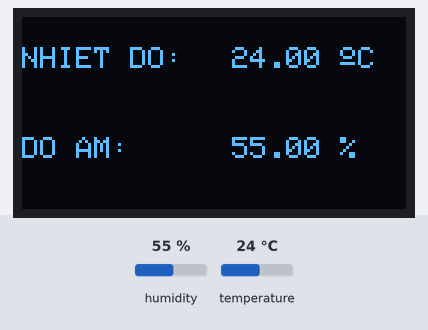
Bench run of a sketch on a simulated ESP32. Parts: 128×64 one-colour display. The inputs (shaded band) are chosen by the test bench; at power-on: humidity 55 %, temperature 24 °C.

Above: at 2.2 s.
2.3 s: humidity set to 22 %
At 3.8 s:
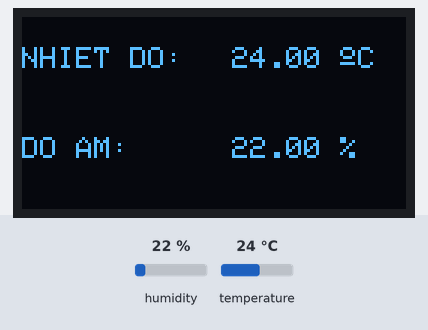
5.0 s: temperature set to 12 °C
At 6.0 s:
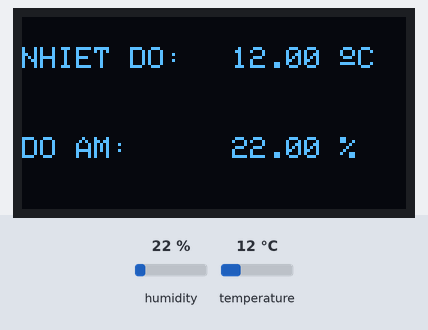
7.7 s: humidity set to 40 %
At 10.2 s:
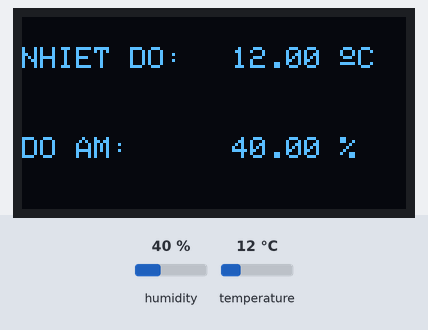
10.7 s: temperature set to 19 °C
Timing chart, 0 to 13.7 s (numbered marks = the images above; inputs shaded):
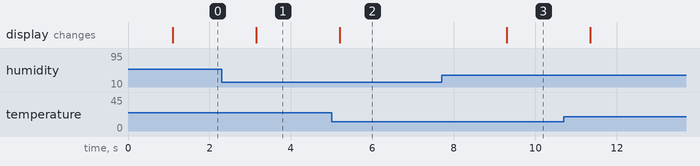

The sketch:

sketch_timeplace.ino
```cpp
// --- CÁC THƯ VIỆN CẦN THIẾT ---
#include <Adafruit_SSD1306.h> // Thư viện OLED bạn đã dùng thành công
#include <Wire.h>            // Thư viện giao tiếp I2C
#include "DHT.h"             // Thư viện cảm biến DHT của Adafruit

// --- CÀI ĐẶT CHO MÀN HÌNH OLED ---
#define SCREEN_WIDTH 128
#define SCREEN_HEIGHT 64
#define OLED_RESET     -1
#define SCREEN_ADDRESS 0x3C
#define OLED_SDA 14 // GPIO 14 (thường là chân D5)
#define OLED_SCL 12 // GPIO 12 (thường là chân D6)

// --- CÀI ĐẶT CHO CẢM BIẾN DHT ---
#define DHTPIN 13 // Chân D7 tương ứng GPIO 13
#define DHTTYPE DHT11

// --- KHỞI TẠO CÁC ĐỐI TƯỢNG ---
Adafruit_SSD1306 display(SCREEN_WIDTH, SCREEN_HEIGHT, &Wire, OLED_RESET);
DHT dht(DHTPIN, DHTTYPE);


// HÀM HIỂN THỊ OLED ĐÃ ĐƯỢC THIẾT KẾ LẠI CHO GỌN GÀNG
void handle_oled(float temp, float humi) {
  display.clearDisplay(); // Xóa màn hình trước khi vẽ

  // Dùng một cỡ chữ duy nhất là 1 cho tất cả để không bị tràn
  display.setTextSize(1);
  display.setTextColor(SSD1306_WHITE);

  // ---- Hiển thị Nhiệt độ ----
  display.setCursor(0, 10); // Đặt con trỏ ở vị trí Dòng 1
  display.print("NHIET DO:");

  display.setCursor(70, 10); // Đặt con trỏ dịch sang phải
  display.print(temp);
  display.print(" ");
  display.cp437(true);    // Kích hoạt bộ ký tự đặc biệt
  display.write(167);     // Vẽ biểu tượng độ
  display.print("C");


  // ---- Hiển thị Độ ẩm ----
  display.setCursor(0, 40); // Đặt con trỏ ở vị trí Dòng 2
  display.print("DO AM:");

  display.setCursor(70, 40); // Đặt con trỏ dịch sang phải
  display.print(humi);
  display.print(" %");

  // Gửi toàn bộ những gì đã vẽ ra màn hình
  display.display();
}


void setup() {
  Serial.begin(115200);

  // Khởi tạo I2C với đúng chân SDA, SCL cho board của bạn
  Wire.begin(OLED_SDA, OLED_SCL);

  // Khởi tạo màn hình
  if(!display.begin(SSD1306_SWITCHCAPVCC, SCREEN_ADDRESS)) {
    Serial.println(F("Loi khoi tao SSD1306"));
    for(;;);
  }

  // Khởi tạo cảm biến
  dht.begin();

  // Hiển thị màn hình chờ
  display.clearDisplay();
  display.setTextSize(2);
  display.setCursor(20, 25);
  display.println("READY!");
  display.display();
  delay(1000);
}

void loop() {
  float humidity = dht.readHumidity();
  float temperature = dht.readTemperature();

  if (isnan(humidity) || isnan(temperature)) {
    Serial.println("Loi doc du lieu tu cam bien DHT!");
  } else {
    // Nếu không có lỗi, gọi hàm để vẽ dữ liệu lên màn hình
    handle_oled(temperature, humidity);
  }

  delay(2000); // Chờ 2 giây cho lần đọc tiếp theo
}
```

Measured:
- after the input at 2.3 s, the display: changes after 0.85 s (image 1)
- after the input at 5.0 s, the display: changes after 0.20 s (image 2)
- after the input at 7.7 s, the display: changes after 1.6 s (image 3)
